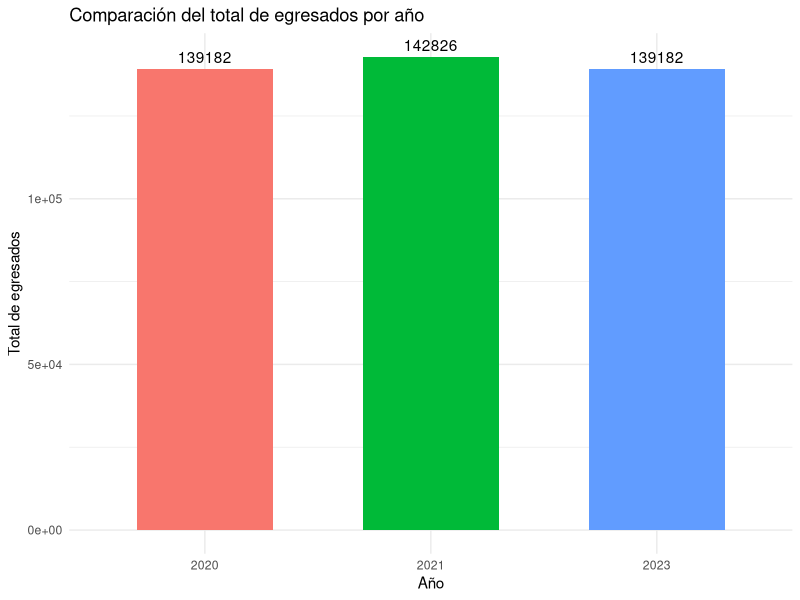

The R source for this figure:
## ---- chunk 1
knitr::opts_chunk$set(echo = TRUE)
library(ggplot2)
## ---- chunk 2
egresados <- data.frame(
  Año = c(2020, 2021, 2023),
  Total = c(139182, 142826, 139182)
)

egresados
## ---- chunk 3
egresados$Cambio_Absoluto <- c(NA, diff(egresados$Total))
egresados$Cambio_Porcentaje <- c(NA, round((diff(egresados$Total) / head(egresados$Total, -1)) * 100, 2))

egresados
## ---- chunk 4
ggplot(egresados, aes(x = factor(Año), y = Total, fill = factor(Año))) +
  geom_bar(stat = "identity", width = 0.6) +
  labs(title = "Comparación del total de egresados por año",
       x = "Año",
       y = "Total de egresados") +
  theme_minimal() +
  theme(legend.position = "none") +
  geom_text(aes(label = Total), vjust = -0.5)
## ---- chunk 5
cat("### Análisis del cambio en el número total de egresados\n\n")

cat(paste0("Entre 2020 y 2021, el total de egresados pasó de ", egresados$Total[1],
           " a ", egresados$Total[2],
           ", lo que representa un aumento de ", egresados$Cambio_Absoluto[2],
           " egresados (", egresados$Cambio_Porcentaje[2], "%).\n\n"))

cat(paste0("Entre 2021 y 2023, el total de egresados pasó de ", egresados$Total[2],
           " a ", egresados$Total[3],
           ", lo que representa una disminución de ", abs(egresados$Cambio_Absoluto[3]),
           " egresados (", egresados$Cambio_Porcentaje[3], "%).\n\n"))

cat("En resumen, el gráfico de barras nos permite visualizar claramente que el año 2021 fue el de mayor cantidad de egresados, mientras que en 2020 y 2023 el número total fue exactamente el mismo. Esta oscilación puede reflejar variaciones en cohortes, políticas educativas o condiciones externas como la pandemia.\n")
